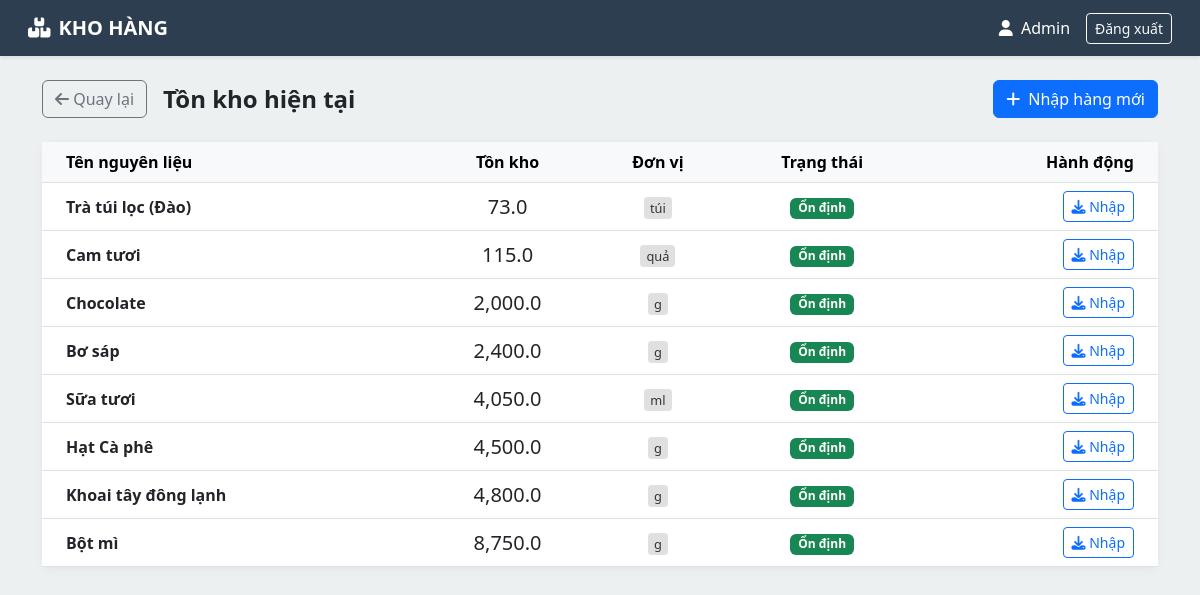
Before: /warehouse/index.php (signed in) with the older database file.
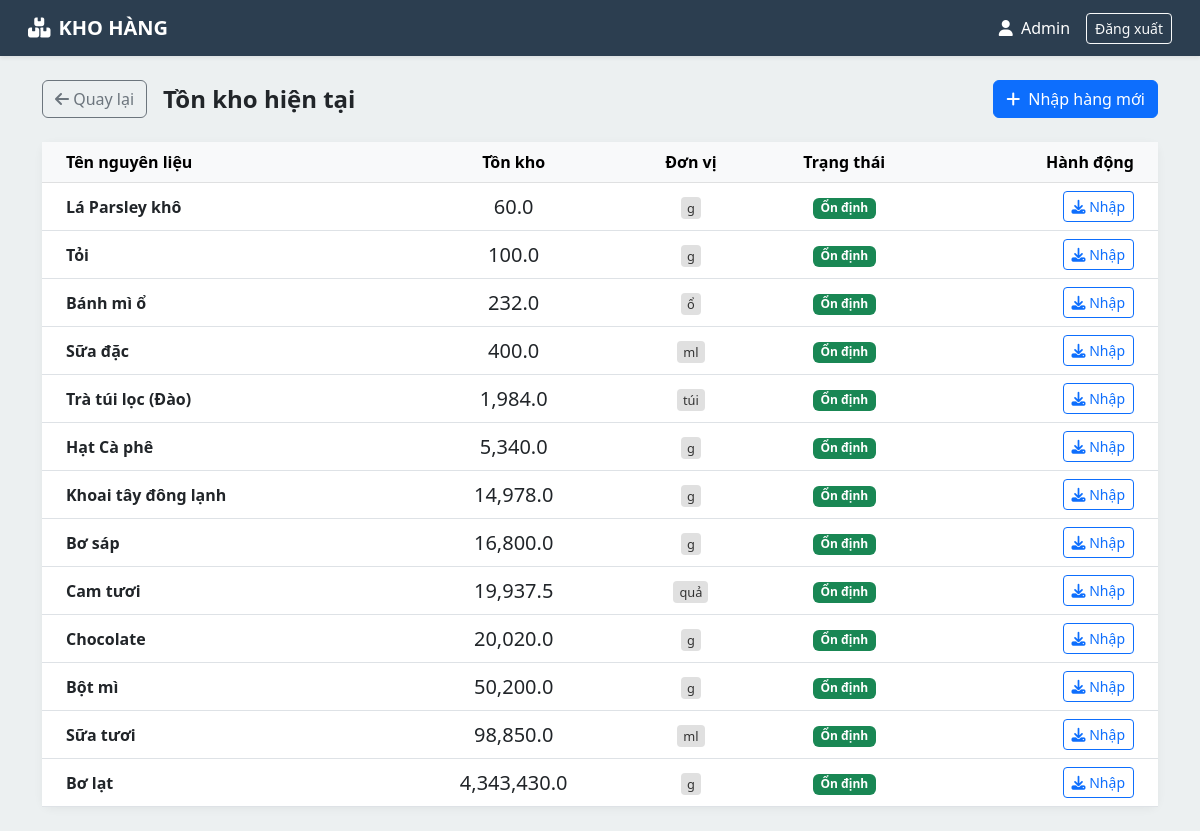
After: the same page with the newer database file.
### tables this page shows
CREATE TABLE `ingredients` (
  `id` int(11) NOT NULL,
  `name` varchar(100) NOT NULL,
  `unit` varchar(20) NOT NULL,
  `quantity` float DEFAULT 0,
  `min_quantity` float DEFAULT 10,
  `last_updated` timestamp NOT NULL DEFAULT current_timestamp() ON UPDATE current_timestamp()
);

### warehouse/index.php (the view, shortened to what this page needs)
<?php
require_once '../includes/db_connection.php';
$query = "SELECT * FROM ingredients ORDER BY quantity ASC";
$result = $mysqli->query($query);
?>
<!DOCTYPE html>
<html lang="vi">
<head>
    <link href="https://cdn.jsdelivr.net/npm/bootstrap@5.3.0/dist/css/bootstrap.min.css" rel="stylesheet">
    <link rel="stylesheet" href="https://cdnjs.cloudflare.com/ajax/libs/font-awesome/6.4.0/css/all.min.css">
</head>
<body>
<nav class="navbar navbar-expand-lg navbar-wh px-3 py-2 shadow-sm">
    <div class="container-fluid">
        <a class="navbar-brand text-white fw-bold" href="#"><i class="fa-solid fa-boxes-stacked me-2"></i>KHO HÀNG</a>
        <div class="d-flex align-items-center text-white">
            <span class="me-3"><i class="fa-solid fa-user me-1"></i> <?= $_SESSION['fullname'] ?? 'Thủ kho' ?></span>
            <a href="../logout.php" class="btn btn-sm btn-outline-light">Đăng xuất</a>
        </div>
    </div>
</nav>
<div class="container py-4">
    <div class="row mb-4">
        <div class="col-md-12 d-flex justify-content-between align-items-center">
            <div class="d-flex align-items-center">
                <a href="../index.php" class="btn btn-outline-secondary me-3">
                    <i class="fa-solid fa-arrow-left"></i> Quay lại
                </a>
                <h4 class="fw-bold text-dark mb-0">Tồn kho hiện tại</h4>
            </div>
            <button class="btn btn-primary" data-bs-toggle="modal" data-bs-target="#importModal">
                <i class="fa-solid fa-plus me-2"></i>Nhập hàng mới
            </button>
        </div>
    </div>
    <div class="card card-stock">
        <div class="card-body p-0">
            <table class="table table-hover align-middle mb-0">
                <thead class="table-light">
                    <tr>
                        <th class="ps-4">Tên nguyên liệu</th>
                        <th class="text-center">Tồn kho</th>
                        <th class="text-center">Đơn vị</th>
                        <th class="text-center">Trạng thái</th>
                        <th class="text-end pe-4">Hành động</th>
                    </tr>
                </thead>
                <tbody>
                    <?php while($row = $result->fetch_assoc()): ?>
                        <?php
                            $qty = (float)$row['quantity'];
                            $status_text = "Ổn định";
                            $status_class = "badge bg-success";
                            $row_class = "";
                        ?>
                        <tr class="<?= $row_class ?>">
                            <td class="ps-4 fw-bold"><?= $row['name'] ?></td>
                            <td class="text-center fs-5 <?= ($qty <= 0) ? 'text-danger fw-bold' : '' ?>">
                                <?= number_format($qty, 1) ?>
                            </td>
                            <td class="text-center"><span class="unit-badge"><?= $row['unit'] ?></span></td>
                            <td class="text-center">
                                <span class="<?= $status_class ?>">
                                    <?= $status_text ?>
                                </span>
                            </td>
                            <td class="text-end pe-4">
                                <button class="btn btn-sm btn-outline-primary btn-quick-import"
                                        data-id="<?= $row['id'] ?>"
                                        data-name="<?= $row['name'] ?>"
                                        data-unit="<?= $row['unit'] ?>">
                                    <i class="fa-solid fa-download"></i> Nhập
                                </button>
                            </td>
                        </tr>
                    <?php endwhile; ?>
                </tbody>
            </table>
        </div>
    </div>
</div>
</body>
</html>

### warehouse/index.php (style rules this page uses)
:root { --wh-primary: #2c3e50; --wh-bg: #ecf0f1; }
body { background-color: var(--wh-bg); font-family: 'Segoe UI', sans-serif; }
.navbar-wh { background-color: var(--wh-primary); color: white; }
.card-stock { border: none; border-radius: 10px; box-shadow: 0 2px 10px rgba(0,0,0,0.05); }
.unit-badge { background: #e0e0e0; color: #333; font-size: 0.8em; padding: 2px 6px; border-radius: 4px; }

Changed rows visible on the page:
added ingredients: name "Lá Parsley khô", quantity "60.0", unit "g", status_text "Ổn định"
added ingredients: name "Tỏi", quantity "100.0", unit "g", status_text "Ổn định"
added ingredients: name "Bánh mì ổ", quantity "232.0", unit "ổ", status_text "Ổn định"
added ingredients: name "Sữa đặc", quantity "400.0", unit "ml", status_text "Ổn định"
changed ingredients "Trà túi lọc (Đào)": quantity "73.0" → "1,984.0"
changed ingredients "Hạt Cà phê": quantity "4,500.0" → "5,340.0"; moves up the list
changed ingredients "Khoai tây đông lạnh": quantity "4,800.0" → "14,978.0"; moves up the list
changed ingredients "Bơ sáp": quantity "2,400.0" → "16,800.0"; moves down the list
changed ingredients "Cam tươi": quantity "115.0" → "19,937.5"
changed ingredients "Chocolate": quantity "2,000.0" → "20,020.0"
changed ingredients "Bột mì": quantity "8,750.0" → "50,200.0"; moves up the list
changed ingredients "Sữa tươi": quantity "4,050.0" → "98,850.0"
added ingredients: name "Bơ lạt", quantity "4,343,430.0", unit "g", status_text "Ổn định"
